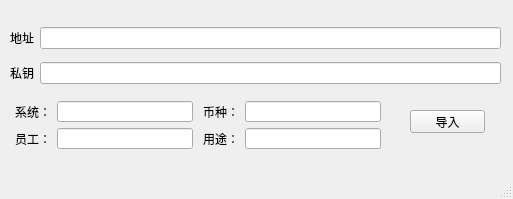
<?xml version="1.0" encoding="UTF-8"?>
<ui version="4.0">
 <class>MainWindow</class>
 <widget class="QMainWindow" name="MainWindow">
  <property name="geometry">
   <rect>
    <x>0</x>
    <y>0</y>
    <width>513</width>
    <height>199</height>
   </rect>
  </property>
  <property name="windowTitle">
   <string>MainWindow</string>
  </property>
  <widget class="QWidget" name="centralwidget">
   <widget class="QPushButton" name="btn_import">
    <property name="geometry">
     <rect>
      <x>410</x>
      <y>110</y>
      <width>75</width>
      <height>23</height>
     </rect>
    </property>
    <property name="text">
     <string>导入</string>
    </property>
   </widget>
   <widget class="QWidget" name="">
    <property name="geometry">
     <rect>
      <x>10</x>
      <y>20</y>
      <width>491</width>
      <height>71</height>
     </rect>
    </property>
    <layout class="QGridLayout" name="gridLayout_2">
     <item row="0" column="0">
      <widget class="QLabel" name="label">
       <property name="text">
        <string>地址</string>
       </property>
      </widget>
     </item>
     <item row="0" column="1">
      <widget class="QLineEdit" name="lineEdit_address"/>
     </item>
     <item row="1" column="0">
      <widget class="QLabel" name="label_2">
       <property name="text">
        <string>私钥</string>
       </property>
      </widget>
     </item>
     <item row="1" column="1">
      <widget class="QLineEdit" name="lineEdit_privkey"/>
     </item>
    </layout>
   </widget>
   <widget class="QWidget" name="">
    <property name="geometry">
     <rect>
      <x>11</x>
      <y>101</y>
      <width>370</width>
      <height>48</height>
     </rect>
    </property>
    <layout class="QGridLayout" name="gridLayout">
     <item row="0" column="0">
      <widget class="QLabel" name="label_9">
       <property name="text">
        <string> 系统：</string>
       </property>
       <property name="alignment">
        <set>Qt::AlignRight|Qt::AlignTrailing|Qt::AlignVCenter</set>
       </property>
      </widget>
     </item>
     <item row="0" column="1">
      <widget class="QLineEdit" name="lineEdit_sys"/>
     </item>
     <item row="0" column="2">
      <widget class="QLabel" name="label_8">
       <property name="text">
        <string> 币种：</string>
       </property>
       <property name="alignment">
        <set>Qt::AlignRight|Qt::AlignTrailing|Qt::AlignVCenter</set>
       </property>
      </widget>
     </item>
     <item row="0" column="3">
      <widget class="QLineEdit" name="lineEdit_coin"/>
     </item>
     <item row="1" column="0">
      <widget class="QLabel" name="label_7">
       <property name="text">
        <string> 员工：</string>
       </property>
       <property name="alignment">
        <set>Qt::AlignRight|Qt::AlignTrailing|Qt::AlignVCenter</set>
       </property>
      </widget>
     </item>
     <item row="1" column="1">
      <widget class="QLineEdit" name="lineEdit_user"/>
     </item>
     <item row="1" column="2">
      <widget class="QLabel" name="label_10">
       <property name="text">
        <string> 用途：</string>
       </property>
       <property name="alignment">
        <set>Qt::AlignRight|Qt::AlignTrailing|Qt::AlignVCenter</set>
       </property>
      </widget>
     </item>
     <item row="1" column="3">
      <widget class="QLineEdit" name="lineEdit_logic"/>
     </item>
    </layout>
   </widget>
  </widget>
  <widget class="QMenuBar" name="menubar">
   <property name="geometry">
    <rect>
     <x>0</x>
     <y>0</y>
     <width>513</width>
     <height>23</height>
    </rect>
   </property>
  </widget>
  <widget class="QStatusBar" name="statusbar"/>
 </widget>
 <resources/>
 <connections/>
</ui>
